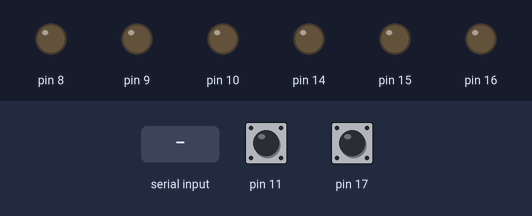
This sketch was run on a simulated Arduino Uno, built for the host (arithmetic inside an expression is 32-bit, double 64-bit). On the bench: output pins drawn as LEDs (lit = HIGH). Inputs (shaded band) come from the test bench; at power-on: pin 11 HIGH, pin 17 HIGH. What the sketch prints to the serial monitor is not drawn.

Above: at 1.2 s.
1.3 s: "d" received over Serial
At 2.1 s:
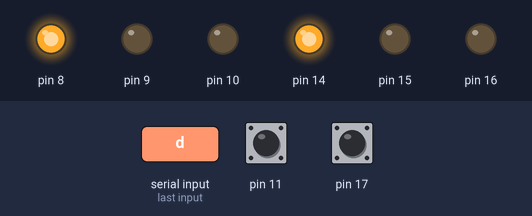
2.8 s: pin 11 pulled LOW for 0.15 s
At 2.89 s:
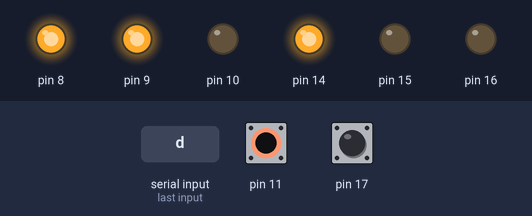
4.4 s: pin 17 pulled LOW for 0.15 s
At 4.47 s:
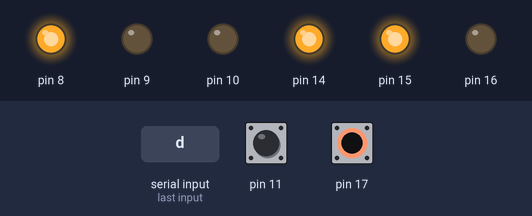
6.0 s: "p" received over Serial
At 7.0 s:
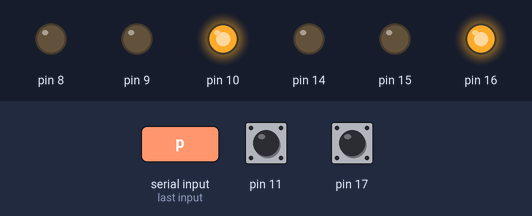
7.5 s: pin 11 pulled LOW for 1 s
At 8.3 s:
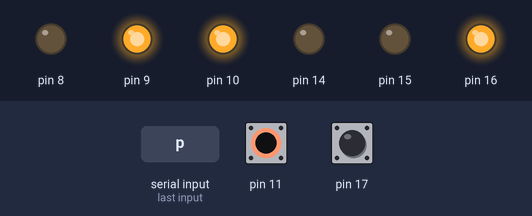
10.0 s: pin 17 pulled LOW for 1 s
At 10.8 s:
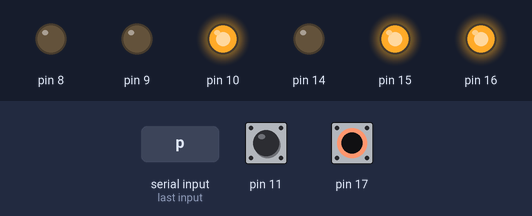
Timing chart, 0 to 13.0 s (numbered marks = the images above; inputs shaded):
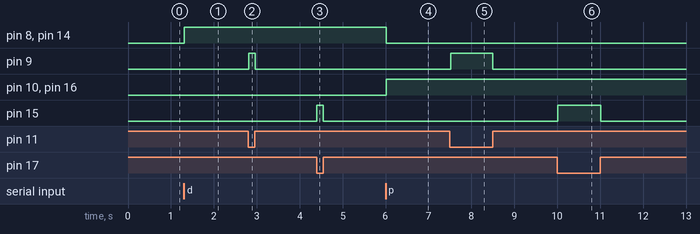

Measured:
- after the input at 1.3 s, pin 8, pin 14: LOW → HIGH at once
- after the input at 2.8 s, pin 9: LOW → HIGH at once, → LOW 0.15 s later
- after the input at 4.4 s, pin 15: LOW → HIGH at once, → LOW 0.15 s later
- after the input at 6.0 s, pin 8, pin 14: HIGH → LOW at once; pin 10, pin 16: LOW → HIGH at once
- after the input at 7.5 s, pin 9: LOW → HIGH at once, → LOW 0.98 s later
- after the input at 10.0 s, pin 15: LOW → HIGH at once, → LOW 1.0 s later

The sketch:

firmware.ino
```cpp
#include <SoftwareSerial.h>
#define RXD PIN_PD0
#define TXD PIN_PD1
#define greenLedR PIN_PC2
#define greenLedL PIN_PB2
#define yellowLedR PIN_PC1
#define yellowLedL PIN_PB1
#define redLedR PIN_PC0
#define redLedL PIN_PB0

#define rightBTN PIN_PC3
#define leftBTN PIN_PB3

int right,left;
int time = 25;
char status = 'n';

void setup()
{
  pinMode(yellowLedR, OUTPUT);
  pinMode(yellowLedL, OUTPUT);
  pinMode(greenLedR, OUTPUT);
  pinMode(greenLedL, OUTPUT);
  pinMode(redLedR, OUTPUT);
  pinMode(redLedL, OUTPUT);
  pinMode(rightBTN, INPUT_PULLUP);
  pinMode(leftBTN, INPUT_PULLUP);
  Serial.begin(9600);
  Serial.write("start");

}
void button_right() {
  right = digitalRead(rightBTN);
  if(right == LOW) {
     digitalWrite(yellowLedR, HIGH);
     Serial.write('r');
   } else {
     digitalWrite(yellowLedR, LOW);
   }
}
void button_left() {
  left = digitalRead(leftBTN);
   if(left == LOW) {
    digitalWrite(yellowLedL, HIGH);
    Serial.write('l');
   } else {
    digitalWrite(yellowLedL, LOW);
   }
}
void loop()
{

   if(Serial.available() > 0) {
     status = Serial.read();
   }


   if(status == 's') {
    button_right();
    button_left();
   }

   if(status == 'd') {
    button_right();
    button_left();
    digitalWrite(redLedR, HIGH);
    digitalWrite(redLedL, HIGH);
   } else {
    digitalWrite(redLedR, LOW);
    digitalWrite(redLedL, LOW);
   }

   if(status == 'p') {
    button_right();
    button_left();
    digitalWrite(greenLedR, HIGH);
    digitalWrite(greenLedL, HIGH);
   } else {
    digitalWrite(greenLedR, LOW);
    digitalWrite(greenLedL, LOW);
   }

   delay(time);

}
```
